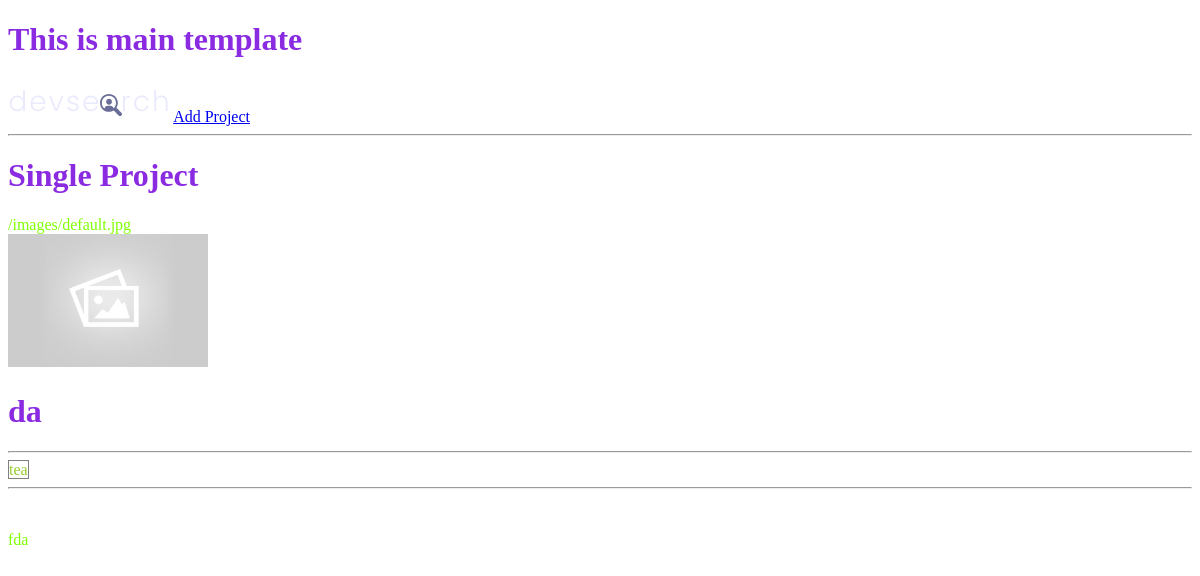
Page /project/4c745e3a5a51433cbe544b0c9acbff33/ on the earlier database version.
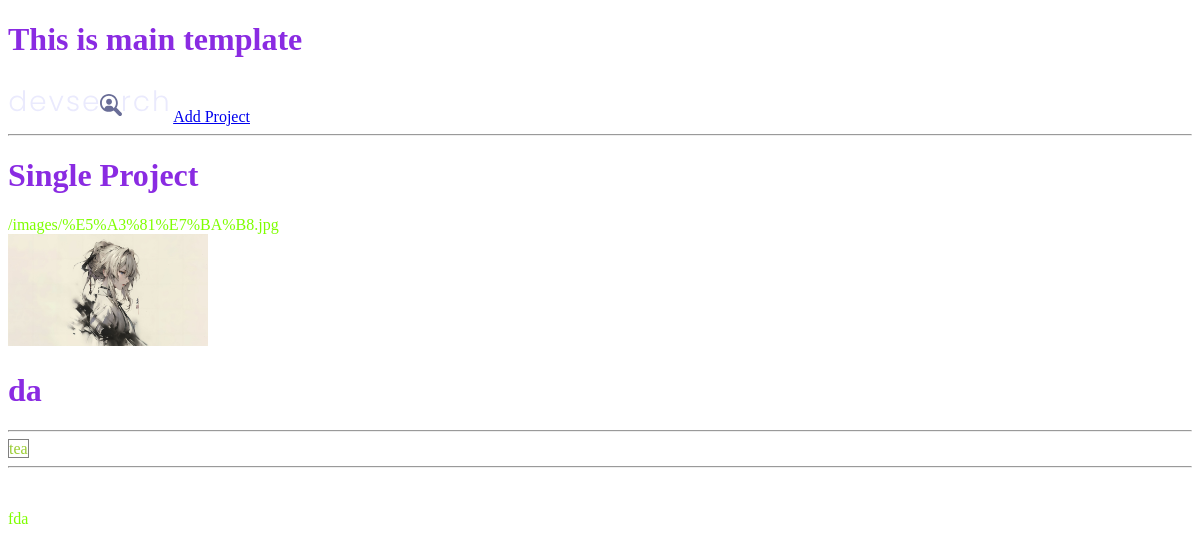
Same page on the later database version.
### projects/models.py (models this page shows, shortened)
class Project(models.Model):
    title = models.CharField(max_length=200)
    description = models.TextField(null=True, blank=True)
    featured_image = models.ImageField(null=True,blank=True,default='default.jpg')
    demo_link = models.CharField(max_length=2000, null=True, blank=True)
    source_link = models.CharField(max_length=2000, null=True, blank=True)
    tags = models.ManyToManyField("Tag", blank=True)
    vote_total = models.IntegerField(default=0, null=True, blank=True)
    vote_ratio = models.IntegerField(default=0, null=True, blank=True)
    created = models.DateTimeField(auto_now_add=True)
    id = models.UUIDField(
        default=uuid.uuid4, unique=True, primary_key=True, editable=False
    )

### projects/views.py (the view)
# urls.py: path("project/<str:pk>/", views.project, name="project"),
def project(request, pk):
    project = Project.objects.get(id=pk)
    context = {"project": project}
    form = ProjectForm(instance=project)
    return render(request, "projects/single-project.html", context)

### projects/models.py (called while the page is built)
    def __str__(self):
        return self.name

### projects/templates/projects/single-project.html
{% extends 'main.html' %} {% block content %}
<h1>Single Project</h1>
<p>
  {{project.featured_image.url}}
  <br>
  <img style="max-width: 200px;" src="{{ project.featured_image.url }}">
  <h1>{{project.title}}</h1>
  <hr>
  {% for tag in project.tags.all %}
  <span style="border:1px solid grey">{{tag}}</span>
  {% endfor %}
  <hr>
  <br>
  <p>{{project.description}}</p>
</p>
{% endblock content %}

Differences in the rows shown:
changed Project "da": featured_image "/images/default.jpg" → "/images/%E5%A3%81%E7%BA%B8.jpg"; featured_image: picture added in place of a placeholder
